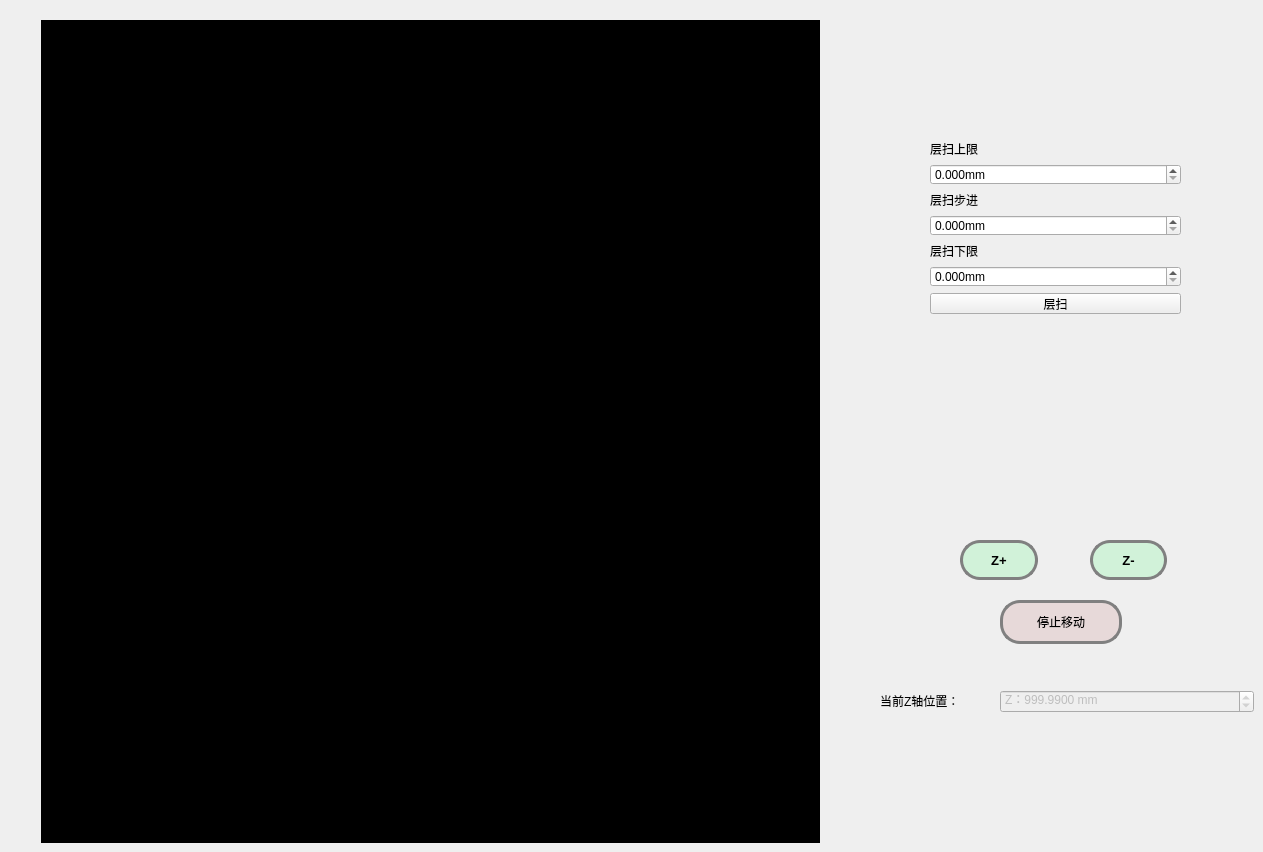
        <widget class="QWidget" name="tab_2">
         <attribute name="title">
          <string>层扫窗口</string>
         </attribute>
         <widget class="QWidget" name="view_5" native="true">
          <property name="geometry">
           <rect>
            <x>41</x>
            <y>20</y>
            <width>260</width>
            <height>823</height>
           </rect>
          </property>
          <property name="minimumSize">
           <size>
            <width>200</width>
            <height>400</height>
           </size>
          </property>
          <property name="styleSheet">
           <string notr="true">background-color: rgb(0, 0, 0);</string>
          </property>
         </widget>
         <widget class="QWidget" name="view_6" native="true">
          <property name="geometry">
           <rect>
            <x>301</x>
            <y>20</y>
            <width>259</width>
            <height>823</height>
           </rect>
          </property>
          <property name="minimumSize">
           <size>
            <width>200</width>
            <height>400</height>
           </size>
          </property>
          <property name="styleSheet">
           <string notr="true">background-color: rgb(0, 0, 0);</string>
          </property>
         </widget>
         <widget class="QWidget" name="view_7" native="true">
          <property name="geometry">
           <rect>
            <x>560</x>
            <y>20</y>
            <width>260</width>
            <height>823</height>
           </rect>
          </property>
          <property name="sizePolicy">
           <sizepolicy hsizetype="Expanding" vsizetype="Expanding">
            <horstretch>0</horstretch>
            <verstretch>0</verstretch>
           </sizepolicy>
          </property>
          <property name="minimumSize">
           <size>
            <width>200</width>
            <height>400</height>
           </size>
          </property>
          <property name="styleSheet">
           <string notr="true">background-color: rgb(0, 0, 0);</string>
          </property>
         </widget>
         <widget class="QDoubleSpinBox" name="doubleSpinBox_103">
          <property name="enabled">
           <bool>false</bool>
          </property>
          <property name="geometry">
           <rect>
            <x>1000</x>
            <y>690</y>
            <width>254</width>
            <height>23</height>
           </rect>
          </property>
          <property name="font">
           <font>
            <pointsize>9</pointsize>
           </font>
          </property>
          <property name="toolTip">
           <string/>
          </property>
          <property name="whatsThis">
           <string>id=3402;</string>
          </property>
          <property name="prefix">
           <string>Z：</string>
          </property>
          <property name="suffix">
           <string> mm</string>
          </property>
          <property name="decimals">
           <number>4</number>
          </property>
          <property name="minimum">
           <double>-99999999.000000000000000</double>
          </property>
          <property name="maximum">
           <double>99999999.000000000000000</double>
          </property>
          <property name="value">
           <double>999.990000000000009</double>
          </property>
         </widget>
         <widget class="QWidget" name="verticalLayoutWidget">
          <property name="geometry">
           <rect>
            <x>930</x>
            <y>140</y>
            <width>251</width>
            <height>174</height>
           </rect>
          </property>
          <layout class="QVBoxLayout" name="verticalLayout_7">
           <item>
            <widget class="QLabel" name="label">
             <property name="sizePolicy">
              <sizepolicy hsizetype="Expanding" vsizetype="Expanding">
               <horstretch>0</horstretch>
               <verstretch>0</verstretch>
              </sizepolicy>
             </property>
             <property name="text">
              <string>层扫上限</string>
             </property>
            </widget>
           </item>
           <item>
            <widget class="QDoubleSpinBox" name="doubleSpinBox_6">
             <property name="whatsThis">
              <string>id=4000;</string>
             </property>
             <property name="prefix">
              <string/>
             </property>
             <property name="suffix">
              <string>mm</string>
             </property>
             <property name="decimals">
              <number>3</number>
             </property>
             <property name="maximum">
              <double>9999.989999999999782</double>
             </property>
            </widget>
           </item>
           <item>
            <widget class="QLabel" name="label_4">
             <property name="text">
              <string>层扫步进</string>
             </property>
            </widget>
           </item>
           <item>
            <widget class="QDoubleSpinBox" name="doubleSpinBox_8">
             <property name="whatsThis">
              <string>id=4002;</string>
             </property>
             <property name="prefix">
              <string/>
             </property>
             <property name="suffix">
              <string>mm</string>
             </property>
             <property name="decimals">
              <number>3</number>
             </property>
            </widget>
           </item>
           <item>
            <widget class="QLabel" name="label_2">
             <property name="text">
              <string>层扫下限</string>
             </property>
            </widget>
           </item>
           <item>
            <widget class="QDoubleSpinBox" name="doubleSpinBox_7">
             <property name="whatsThis">
              <string>id=4001;</string>
             </property>
             <property name="prefix">
              <string/>
             </property>
             <property name="suffix">
              <string>mm</string>
             </property>
             <property name="decimals">
              <number>3</number>
             </property>
             <property name="maximum">
              <double>9999.989999999999782</double>
             </property>
            </widget>
           </item>
           <item>
            <widget class="QPushButton" name="pushButton_11">
             <property name="whatsThis">
              <string>id=4003;</string>
             </property>
             <property name="text">
              <string>层扫</string>
             </property>
            </widget>
           </item>
          </layout>
         </widget>
         <widget class="QLabel" name="label_3">
          <property name="geometry">
           <rect>
            <x>880</x>
            <y>690</y>
            <width>111</width>
            <height>21</height>
           </rect>
          </property>
          <property name="text">
           <string>当前Z轴位置：</string>
          </property>
         </widget>
         <widget class="QPushButton" name="btn_save_74">
          <property name="enabled">
           <bool>true</bool>
          </property>
          <property name="geometry">
           <rect>
            <x>960</x>
            <y>540</y>
            <width>78</width>
            <height>40</height>
           </rect>
          </property>
          <property name="minimumSize">
           <size>
            <width>0</width>
            <height>40</height>
           </size>
          </property>
          <property name="font">
           <font>
            <pointsize>10</pointsize>
            <weight>75</weight>
            <bold>true</bold>
           </font>
          </property>
          <property name="toolTip">
           <string/>
          </property>
          <property name="statusTip">
           <string/>
          </property>
          <property name="whatsThis">
           <string>up=keyup(2);dn=keydn(2,1);</string>
          </property>
          <property name="styleSheet">
           <string notr="true">QPushButton{
	color:black;
    border:3px solid gray;
    border-radius: 20px;
	background-color: rgba(85, 255, 127, 50);
}
QPushButton:hover{
    color:black;
    background:yellow;
}
QPushButton:pressed{
    color:black;
    background:green;
}
QPushButton:checked{
    color:white;
	
	font: 75 11pt &quot;Consolas&quot;;
    background:rgb(255, 87, 87)
}</string>
          </property>
          <property name="text">
           <string>Z+</string>
          </property>
          <property name="checkable">
           <bool>false</bool>
          </property>
          <property name="checked">
           <bool>false</bool>
          </property>
         </widget>
         <widget class="QPushButton" name="btn_save_75">
          <property name="enabled">
           <bool>true</bool>
          </property>
          <property name="geometry">
           <rect>
            <x>1090</x>
            <y>540</y>
            <width>77</width>
            <height>40</height>
           </rect>
          </property>
          <property name="minimumSize">
           <size>
            <width>0</width>
            <height>40</height>
           </size>
          </property>
          <property name="font">
           <font>
            <pointsize>10</pointsize>
            <weight>75</weight>
            <bold>true</bold>
           </font>
          </property>
          <property name="toolTip">
           <string/>
          </property>
          <property name="statusTip">
           <string/>
          </property>
          <property name="whatsThis">
           <string>up=keyup(2);dn=keydn(2,-1);</string>
          </property>
          <property name="styleSheet">
           <string notr="true">QPushButton{
	color:black;
    border:3px solid gray;
    border-radius: 20px;
	background-color: rgba(85, 255, 127, 50);
}
QPushButton:hover{
    color:black;
    background:yellow;
}
QPushButton:pressed{
    color:black;
    background:green;
}
QPushButton:checked{
    color:white;
	
	font: 75 11pt &quot;Consolas&quot;;
    background:rgb(255, 87, 87)
}</string>
          </property>
          <property name="text">
           <string>Z-</string>
          </property>
          <property name="checkable">
           <bool>false</bool>
          </property>
          <property name="checked">
           <bool>false</bool>
          </property>
         </widget>
         <widget class="QPushButton" name="pushButton_22">
          <property name="geometry">
           <rect>
            <x>1000</x>
            <y>600</y>
            <width>122</width>
            <height>44</height>
           </rect>
          </property>
          <property name="minimumSize">
           <size>
            <width>0</width>
            <height>44</height>
           </size>
          </property>
          <property name="toolTip">
           <string/>
          </property>
          <property name="statusTip">
           <string/>
          </property>
          <property name="whatsThis">
           <string>dn=Yi_Dong(-7);</string>
          </property>
          <property name="styleSheet">
           <string notr="true">QPushButton{
	color:black;
    border:3px solid gray;
    border-radius: 20px;
	background-color: rgba(200, 127, 127, 50);
}
QPushButton:hover{
    color:black;
    background:yellow;
}
QPushButton:pressed{
    color:black;
    background:green;
}
QPushButton:checked{
    color:white;
	
	font: 75 11pt &quot;Consolas&quot;;
    background:rgb(255, 87, 87)
}</string>
          </property>
          <property name="text">
           <string>停止移动</string>
          </property>
         </widget>
        </widget>
